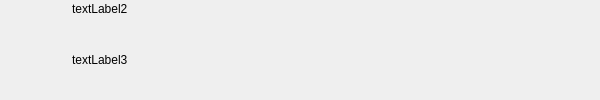
<ui version="4.0" >
 <class>LabelViewItem</class>
 <widget class="QWidget" name="LabelViewItem" >
  <property name="geometry" >
   <rect>
    <x>0</x>
    <y>0</y>
    <width>600</width>
    <height>100</height>
   </rect>
  </property>
  <layout class="QHBoxLayout" >
   <property name="leftMargin" >
    <number>2</number>
   </property>
   <property name="topMargin" >
    <number>2</number>
   </property>
   <property name="rightMargin" >
    <number>2</number>
   </property>
   <property name="bottomMargin" >
    <number>2</number>
   </property>
   <item>
    <widget class="QLabel" name="icon_lbl" >
     <property name="minimumSize" >
      <size>
       <width>64</width>
       <height>64</height>
      </size>
     </property>
     <property name="text" >
      <string/>
     </property>
     <property name="wordWrap" >
      <bool>false</bool>
     </property>
    </widget>
   </item>
   <item>
    <layout class="QVBoxLayout" >
     <item>
      <widget class="QLabel" name="title_lbl" >
       <property name="text" >
        <string>textLabel2</string>
       </property>
       <property name="wordWrap" >
        <bool>false</bool>
       </property>
      </widget>
     </item>
     <item>
      <widget class="QLabel" name="description_lbl" >
       <property name="sizePolicy" >
        <sizepolicy vsizetype="Expanding" hsizetype="Expanding" >
         <horstretch>0</horstretch>
         <verstretch>0</verstretch>
        </sizepolicy>
       </property>
       <property name="text" >
        <string>textLabel3</string>
       </property>
       <property name="wordWrap" >
        <bool>false</bool>
       </property>
      </widget>
     </item>
    </layout>
   </item>
  </layout>
 </widget>
 <layoutdefault spacing="6" margin="11" />
 <pixmapfunction>qPixmapFromMimeSource</pixmapfunction>
 <resources/>
 <connections/>
</ui>
